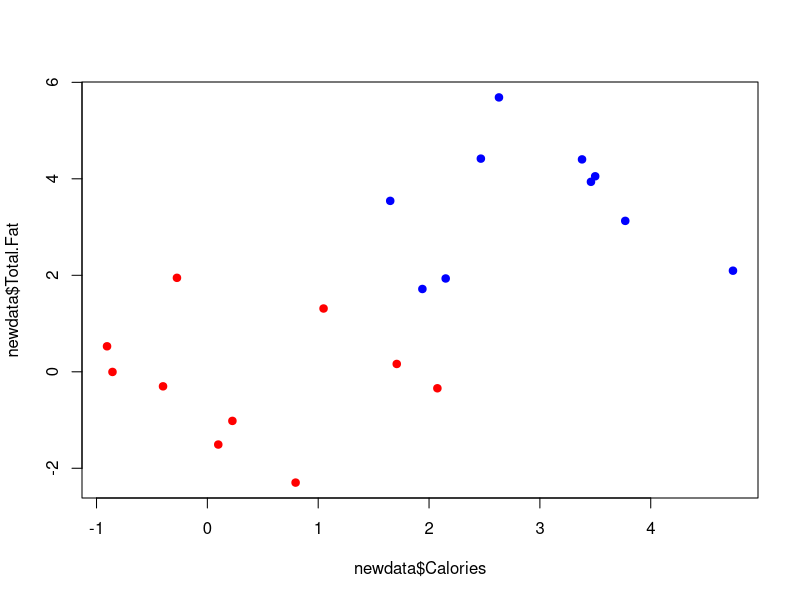
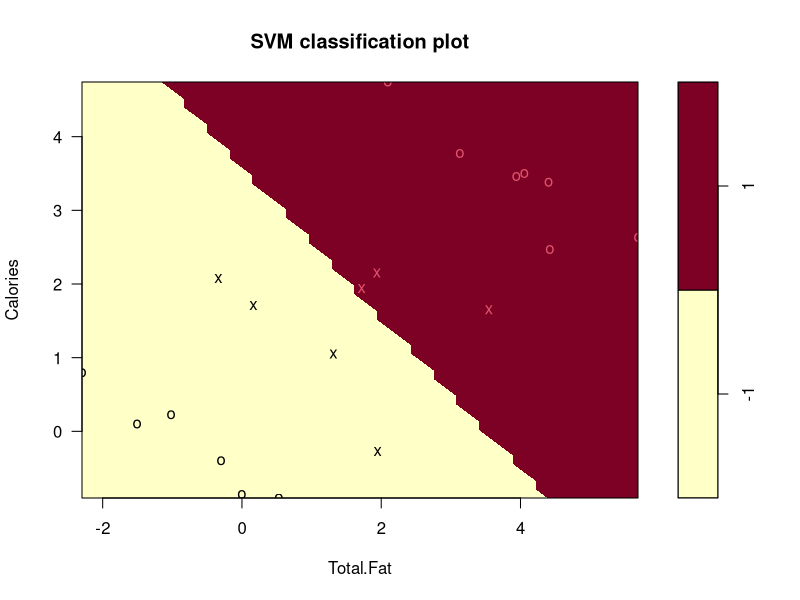

These figures' R source, in order: (Note: this script raises an error after producing the figures.)
## ---- chunk 1
set.seed(120)
## ---- chunk 2
x <-  matrix(rnorm(60), 20, 2)
x
## ---- chunk 3
y <-  factor(rep(c(-1, 1), c(10, 10)))
y
## ---- chunk 4
x[y == 1] <- x[y == 1] + 3
x
## ---- chunk 5
newdata <- data.frame(x,y)
head(newdata)
## ---- chunk 6
colnames(newdata) <- c("Calories", "Total.Fat", "Cholesterol")
newdata
## ---- chunk 7
plot(newdata$Calories,newdata$Total.Fat, col = ifelse(y=="1", "blue", "red"), pch = 19)
## ---- chunk 8
library(e1071)
modelSVM1 <- svm(Cholesterol ~ ., data = newdata, kernel = "linear")
print(modelSVM1)
## ---- chunk 9
plot(modelSVM1, newdata)
## ---- chunk 10
library(caret)
set.seed(1)
## ---- chunk 11
trainIndex <- createDataPartition(newdata$Cholesterol, p = 0.6)$Resample1
trainingSet <- newdata[trainIndex, ]
testingSet <- newdata[-trainIndex, ]
trainingSet
## ---- chunk 12
testingSet
## ---- chunk 13
summary(newdata)
## ---- chunk 14
train_control <- trainControl(method="cv", number=20)
modelNB <- train(Cholesterol ~ Calories + Total.Fat, method = "nb", trControl = train_control, data = newdata)
modelNB$resample
## ---- chunk 15
confusionMatrix(modelNB)
## ---- chunk 16
train_control <- trainControl(method="repeatedcv", number=20, repeats=100)
modelNB <- train(Cholesterol ~ Calories + Total.Fat, method = "nb", trControl = train_control, data = newdata)
modelNB$resample
## ---- chunk 17
confusionMatrix(modelNB)
## ---- chunk 18
train_control <- trainControl(method="LOOCV")
modelNB <- train(Cholesterol ~ Calories + Total.Fat, method = "nb", trControl = train_control, data = newdata)
modelNB$results
